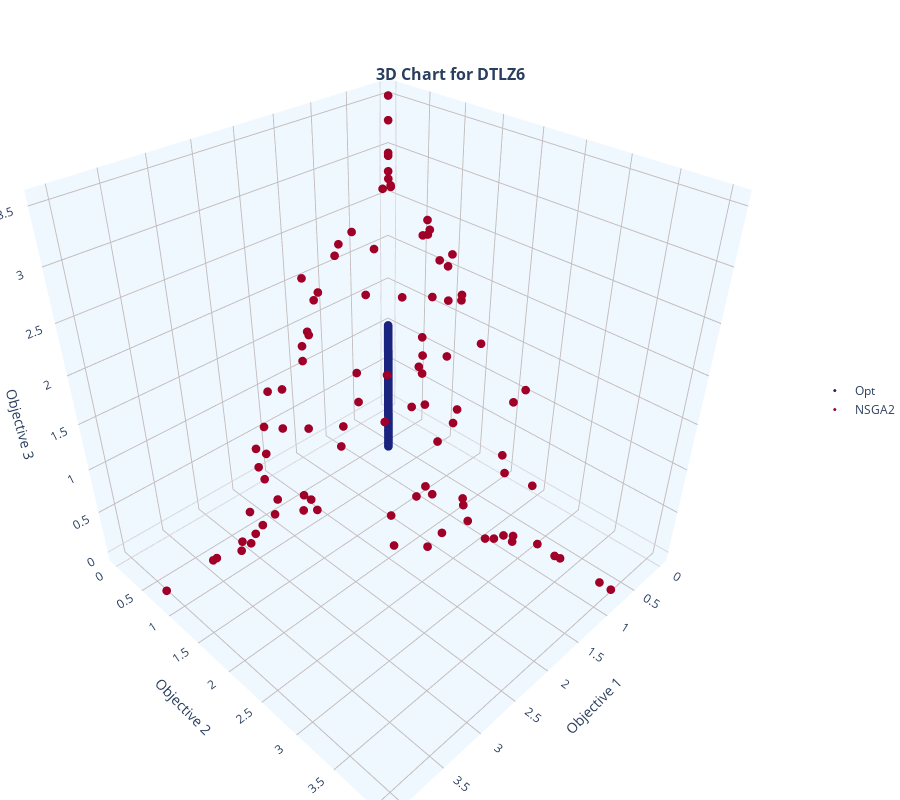

Notebook code for this chart:
### Markdown cell above
### DTLZ6 (Highly Degenerate Curve)

### Code cell
mop = mb.mops.DTLZ6(M=3)
exp = mb.experiment(mop=mop, moea=mb.moeas.NSGA2())
F_opt = exp.optimal(n_points=1000).objectives
exp.run(generations=200, population=100)
mb.view.topo_shape(SmartArray(F_opt, name="Opt"), SmartArray(exp.front(), name="NSGA2"), title="DTLZ6")
